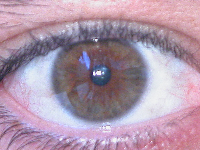
#> input picture ubiris1_6/test/a/Img_1_2_1.jpg, 200 x 150 px; its folder holds only this picture in this run
$ jupyter execute --allow-errors sifubirisCnn2.ipynb
#> lines starting #> are read from the running program, lines starting #| are printed output that depends on the picture
[cell 1]
#vezan na sifAniSvm1
#DELUJE------------------------------DELUJE---------------

import cv2
import numpy as np
import os
import pylab as pl
#> (the rest of this cell did not finish here and is left out)

#> (a cell that did not finish here is left out)

[cell 3]
# Get the path of the testing image(s) and store them in a list
#instead of test if you use train then we get great accuracy
#test_path = 'iriseye1/test'  # Folder Names are Parasitized and Uninfected
test_path = 'ubiris1_6/test'
testing_names = os.listdir(test_path)

[cell 4]
# Get path to all images and save them in a list
# image_paths and the corresponding label in image_paths
image_paths = []
image_classes = []
class_id = 0

#To make it easy to list all file names in a directory let us define a function
#
def imglist(path):
    return [os.path.join(path, f) for f in os.listdir(path)]

#Fill the placeholder empty lists with image path, classes, and add class ID number

for testing_name in testing_names:
    dir = os.path.join(test_path, testing_name)
    class_path = imglist(dir)
    image_paths+=class_path
    image_classes+=[class_id]*len(class_path)
    class_id+=1
#> pass 2 of the loop `for testing_name in testing_names:`:
# Create List where all the descriptors will be stored
des_list = []

[cell 5]
# SIFT. ORB also works but didn;t work well for this example
sift = cv2.xfeatures2d.SIFT_create()

for image_path in image_paths:
	im = cv2.imread(image_path)
#> im is the input picture: shape (150, 200, 3); mean B, G, R 169.8, 150.3, 173.9
	img = cv2.cvtColor(im, cv2.COLOR_BGR2GRAY)
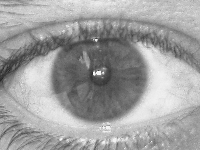
#> img: shape (150, 200); min 36, max 249, mean 159.6
	# [8 lines of commented-out code are left out]
	kpts, des = sift.detectAndCompute(img, None)
#> kpts = 183 keypoints; strongest (x, y, size): (94, 74, 1.9), (99, 73, 3.4), (100, 71, 54.3), (37, 76, 20.6)
	des_list.append((image_path, des))
#> pass 2 of the loop `for image_path in image_paths:`:
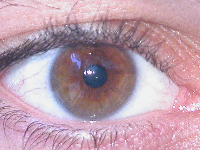
#> input picture ubiris1_6/test/b/Img_2_2_1.jpg, 200 x 150 px
#> im is the input picture: shape (150, 200, 3); mean B, G, R 171.8, 157.4, 188.4
#> `img = cv2.cvtColor(im, cv2.COLOR_BGR2GRAY)`:
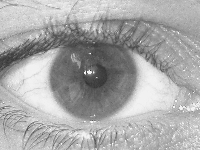
#> img: shape (150, 200); min 51, max 254, mean 168.3
#> kpts = 148 keypoints; strongest (x, y, size): (89, 72, 2.7), (95, 69, 50.9), (33, 78, 24.9), (141, 63, 9.4)
